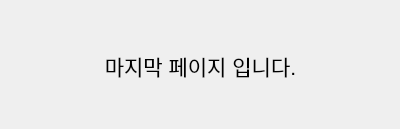
<?xml version="1.0" encoding="UTF-8"?>
<ui version="4.0">
 <class>Dialog</class>
 <widget class="QDialog" name="Dialog">
  <property name="geometry">
   <rect>
    <x>0</x>
    <y>0</y>
    <width>400</width>
    <height>129</height>
   </rect>
  </property>
  <property name="windowTitle">
   <string>Dialog</string>
  </property>
  <widget class="QLabel" name="label">
   <property name="geometry">
    <rect>
     <x>60</x>
     <y>40</y>
     <width>281</width>
     <height>51</height>
    </rect>
   </property>
   <property name="font">
    <font>
     <family>Arial</family>
     <pointsize>16</pointsize>
    </font>
   </property>
   <property name="text">
    <string>마지막 페이지 입니다.</string>
   </property>
   <property name="alignment">
    <set>Qt::AlignCenter</set>
   </property>
  </widget>
 </widget>
 <resources/>
 <connections/>
</ui>
